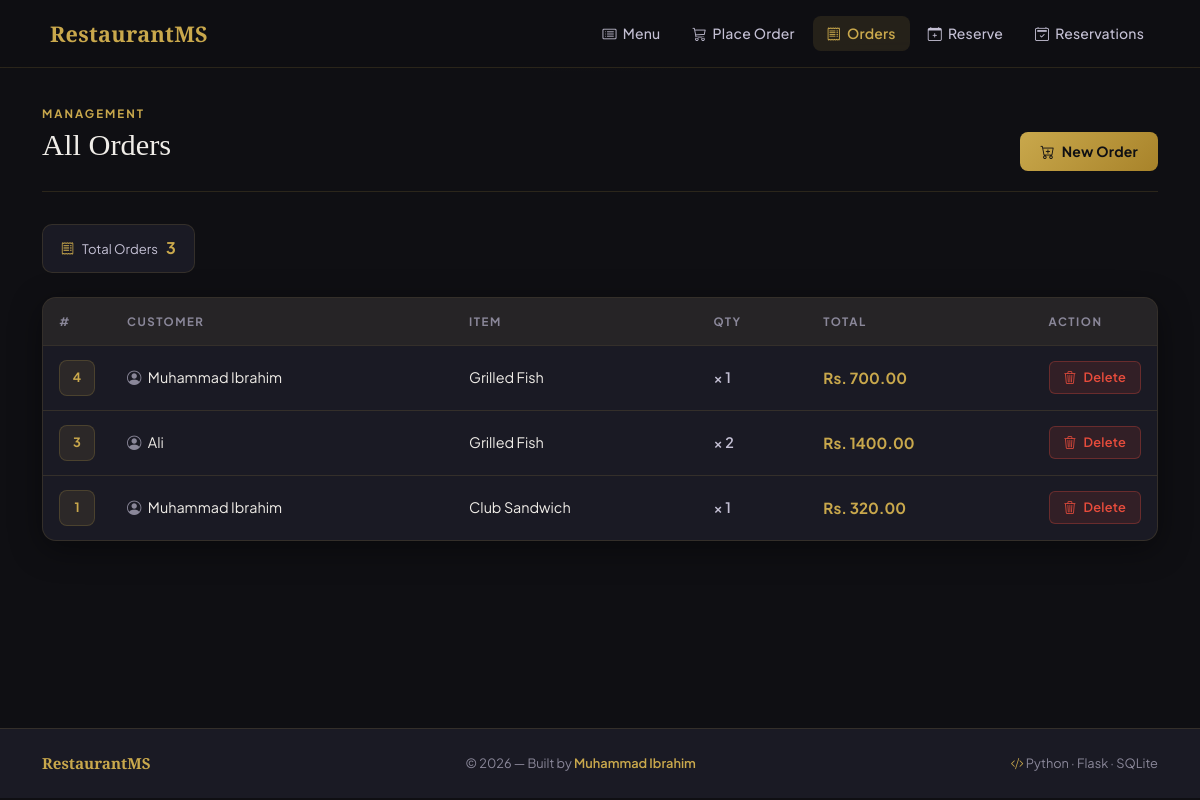
The page /orders on the database its author committed.
### tables this page shows
CREATE TABLE orders (
            id INTEGER PRIMARY KEY AUTOINCREMENT,
            customer_name TEXT NOT NULL,
            item_name TEXT NOT NULL,
            quantity INTEGER NOT NULL,
            total_price REAL NOT NULL
        );

### app.py (the view)
@app.route('/orders')
def view_orders():
    conn = get_db_connection()
    orders = conn.execute(
        'SELECT * FROM orders ORDER BY id DESC'
    ).fetchall()
    conn.close()
    return render_template('orders.html', orders=orders)

### app.py (called while the page is built)
def get_db_connection():
    conn = sqlite3.connect('restaurant.db')
    conn.row_factory = sqlite3.Row
    return conn

### templates/orders.html (shortened to what this page needs)
{% extends 'base.html' %}
{% block content %}
<div class="page-header">
    <div>
        <p class="page-title-eyebrow">Management</p>
        <h2>All Orders</h2>
    </div>
    <a href="{{ url_for('order_form') }}" class="btn btn-gold">
        <i class="bi bi-cart-plus"></i> New Order
    </a>
</div>
{% if orders %}
    <div class="stats-bar mb-4">
        <div class="stat-chip">
            <i class="bi bi-receipt" style="color: var(--accent-gold);"></i>
            Total Orders <strong>{{ orders | length }}</strong>
        </div>
    </div>
    <div class="table-wrapper">
        <table class="table table-hover">
            <thead>
                <tr>
                    <th style="width:56px;">#</th>
                    <th>Customer</th>
                    <th>Item</th>
                    <th>Qty</th>
                    <th>Total</th>
                    <th style="width:100px;">Action</th>
                </tr>
            </thead>
            <tbody>
                {% for order in orders %}
                <tr>
                    <td>
                        <div class="order-id">{{ order['id'] }}</div>
                    </td>
                    <td>
                        <i class="bi bi-person-circle me-1" style="color: var(--text-muted);"></i>
                        {{ order['customer_name'] }}
                    </td>
                    <td>{{ order['item_name'] }}</td>
                    <td>
                        <span style="color: var(--text-soft); font-weight: 600;">
                            &times; {{ order['quantity'] }}
                        </span>
                    </td>
                    <td>
                        <span class="price-tag">
                            Rs. {{ "%.2f" | format(order['total_price']) }}
                        </span>
                    </td>
                    <td>
                        <a href="{{ url_for('delete_order', order_id=order['id']) }}"
                           class="btn btn-sm btn-danger-custom"
                           onclick="return confirm('Delete this order?')">
                            <i class="bi bi-trash3"></i> Delete
                        </a>
                    </td>
                </tr>
                {% endfor %}
            </tbody>
        </table>
    </div>
{% endif %}
{% endblock %}

### static/style.css (style rules this page uses)
:root { --bg-primary: #0f0f13; --bg-card: #1a1a24; --bg-card-hover: #22222f; --accent-gold: #c9a84c; --accent-gold-lt: #e8c97a; --accent-green: #2ecc71; --accent-red: #e74c3c; --accent-blue: #3b82f6; --text-primary: #f0ede8; --text-muted: #8a8799; --text-soft: #c4c0d4; --border: rgba(201, 168, 76, 0.15); --border-hover: rgba(201, 168, 76, 0.4); --shadow: 0 8px 32px rgba(0, 0, 0, 0.4); --shadow-hover: 0 16px 48px rgba(0, 0, 0, 0.6); --radius: 14px; --radius-sm: 8px; --navbar-h: 68px; }
*, *::before, *::after { box-sizing: border-box; margin: 0; padding: 0; }
html { scroll-behavior: smooth; }
body { background-color: var(--bg-primary); color: var(--text-primary); font-family: 'Plus Jakarta Sans', sans-serif; font-size: 15px; line-height: 1.65; min-height: 100vh; background-image: radial-gradient(ellipse 80% 50% at 50% -20%, rgba(201,168,76,0.06) 0%, transparent 60%); }
h1, h2, h3 { font-family: 'Playfair Display', serif; color: var(--text-primary); line-height: 1.2; }
.page-header { display: flex; justify-content: space-between; align-items: flex-end; margin-bottom: 32px; padding-bottom: 20px; border-bottom: 1px solid var(--border); }
.page-header h2 { font-size: 1.9rem; color: var(--text-primary); }
.page-title-eyebrow { font-size: 0.72rem; font-weight: 700; letter-spacing: 2px; text-transform: uppercase; color: var(--accent-gold); margin-bottom: 4px; }
.btn { font-family: 'Plus Jakarta Sans', sans-serif; font-weight: 600; font-size: 0.875rem; border-radius: var(--radius-sm); padding: 9px 20px; transition: all 0.2s ease; display: inline-flex; align-items: center; gap: 7px; letter-spacing: 0.2px; border: none; cursor: pointer; }
.btn-gold { background: linear-gradient(135deg, var(--accent-gold), #a8832a); color: #0f0f13; font-weight: 700; }
.btn-danger-custom { background: rgba(231, 76, 60, 0.12); color: #e74c3c; border: 1px solid rgba(231, 76, 60, 0.3) !important; }
.btn-sm { padding: 6px 14px; font-size: 0.8rem; border-radius: 6px; }
.table-wrapper { background: var(--bg-card); border: 1px solid var(--border); border-radius: var(--radius); overflow: hidden; box-shadow: var(--shadow); }
.table { color: var(--text-primary) !important; margin: 0 !important; font-size: 0.9rem; }
.table thead th { background: rgba(201, 168, 76, 0.07) !important; border-bottom: 1px solid var(--border) !important; color: var(--text-muted) !important; font-size: 0.72rem; font-weight: 700; letter-spacing: 1.5px; text-transform: uppercase; padding: 14px 16px !important; white-space: nowrap; vertical-align: middle; }
.table tbody td { border-color: var(--border) !important; padding: 14px 16px !important; vertical-align: middle; color: var(--text-primary) !important; font-size: 0.9rem; background: transparent !important; }
.table tbody tr { transition: background 0.15s ease; }
.table tbody tr:last-child td { border-bottom: none !important; }
.order-id { width: 36px; height: 36px; background: rgba(201, 168, 76, 0.1); border: 1px solid rgba(201, 168, 76, 0.2); border-radius: 8px; display: flex; align-items: center; justify-content: center; font-size: 0.8rem; font-weight: 700; color: var(--accent-gold); }
.price-tag { font-weight: 700; color: var(--accent-gold); font-size: 0.95rem; }
.stats-bar { display: flex; gap: 12px; margin-bottom: 24px; flex-wrap: wrap; }
.stat-chip { background: var(--bg-card); border: 1px solid var(--border); border-radius: 10px; padding: 10px 18px; font-size: 0.82rem; color: var(--text-soft); display: flex; align-items: center; gap: 8px; }
.stat-chip strong { color: var(--accent-gold); font-size: 1rem; }

### rows shown on the page
orders: id "4", customer_name "Muhammad Ibrahim", item_name "Grilled Fish", quantity "1", total_price "700.00"
orders: id "3", customer_name "Ali", item_name "Grilled Fish", quantity "2", total_price "1400.00"
orders: id "1", customer_name "Muhammad Ibrahim", item_name "Club Sandwich", quantity "1", total_price "320.00"

### other values the page prints
{{ orders | length }} "3"
